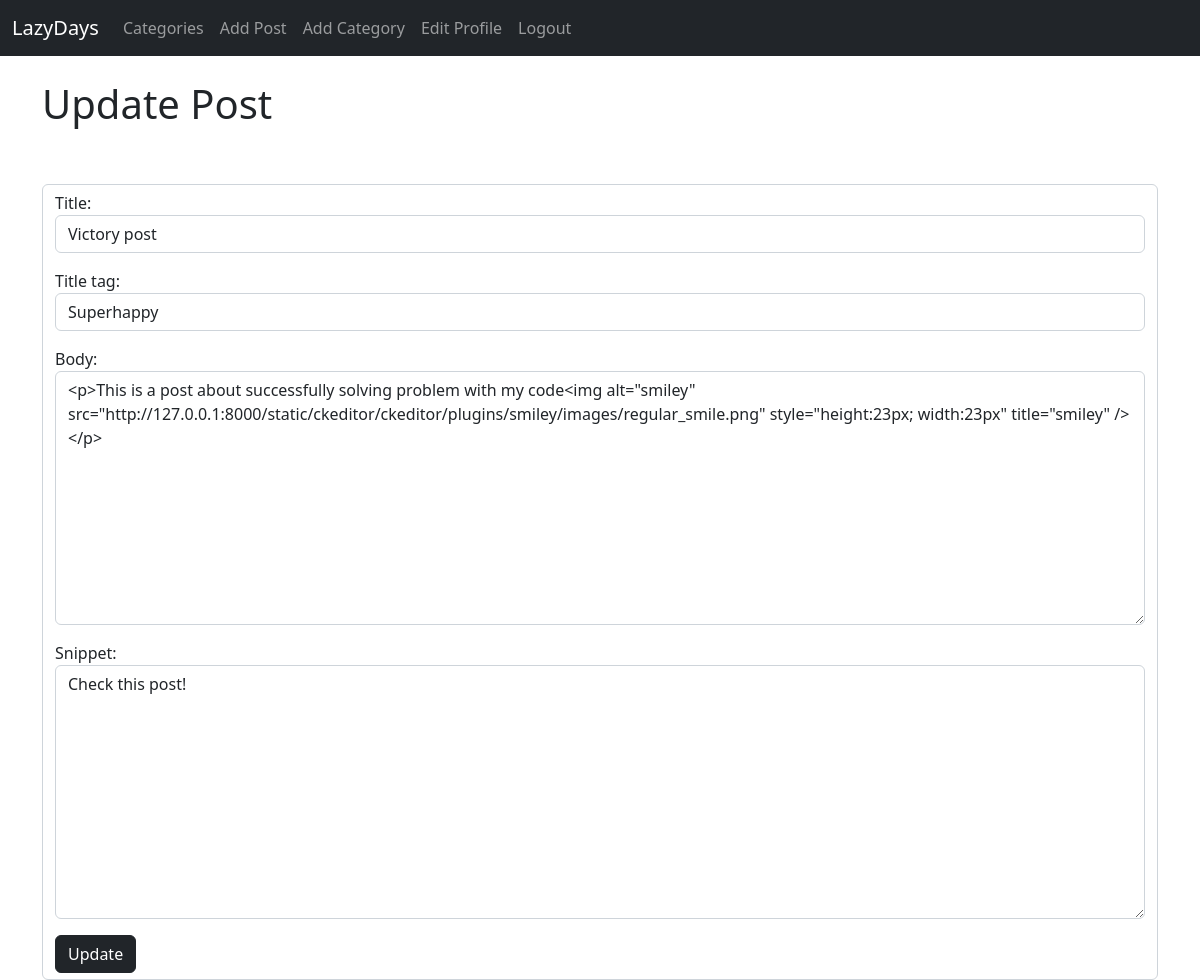
The app's page /article/edit/13 (signed in) with its own data.
### theblog/models.py (models this page shows, shortened)
class Post(models.Model):
    title = models.CharField(max_length=255)
    title_tag = models.CharField(max_length=255)
    author = models.ForeignKey(User, on_delete=models.CASCADE)
    body = RichTextField(blank=True, null=True)
    post_date = models.DateField(auto_now_add=True)
    category = models.CharField(max_length=255, default='coding')
    likes = models.ManyToManyField(User, related_name='blog_posts')
    snippet = models.CharField(max_length=255)

### theblog/views.py (the view)
# urls.py: path('article/edit/<int:pk>', UpdatePostView.as_view(), name='update_post'),
class UpdatePostView(UpdateView):
    model = Post
    form_class = EditForm
    template_name = 'update_post.html'

### theblog/forms.py
class EditForm(forms.ModelForm):
    class Meta:
        model = Post
        fields = ('title', 'title_tag', 'body', 'snippet')
        widgets = {
            'title': forms.TextInput(attrs={'class':'form-control'}),
            'title_tag': forms.TextInput(attrs={'class':'form-control'}),
            'body': forms.Textarea(attrs={'class':'form-control'}),
            'snippet': forms.Textarea(attrs={'class':'form-control'}),
        }

### theblog/templates/update_post.html (shortened to what this page needs)
{% extends 'base.html' %}
{% block content %}
{% if user.is_authenticated %}
    {% if user.id == post.author.id %}
        <h1>Update Post</h1>
        <br/><br/>
        <div class="form-control">
            <form method='POST'>
                    {{ form.as_p }}
                    <button class="btn btn-dark">Update</button>
        </div>
    {% else %}
            You're not allowed here! (and you know it...)
    {% endif %}
{% else %}
    You're not allowed here! (and you know it...)
{% endif %}
{% endblock %}

### records on screen
Post: title "Victory post", title_tag "Superhappy", body "<p>This is a post about successfully solving problem with my code<img alt=\"smiley\" src=\"http://127.0.0.1:8000/static/ckeditor/ckeditor/plugins/smiley/images/regular_smile.png\" style=\"height:23px; width:23px\" title=\"smiley\" /></p>", snippet "Check this post!"
